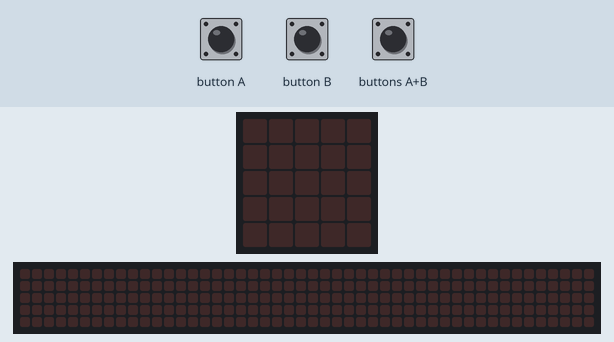
This program was run on a simulated BBC micro:bit (MakeCode). On the bench: the board's 5×5 LED display, a strip that is not on the board, showing the scrolling text unrolled. Inputs (shaded band) come from the test bench. The 48×5 strip is a reading aid, not a part: it shows the text the display is scrolling, unrolled, one strip-width of it at a time.

Above: at 1.2 s.
1.3 s: button A pressed for 0.15 s
At 1.9 s:
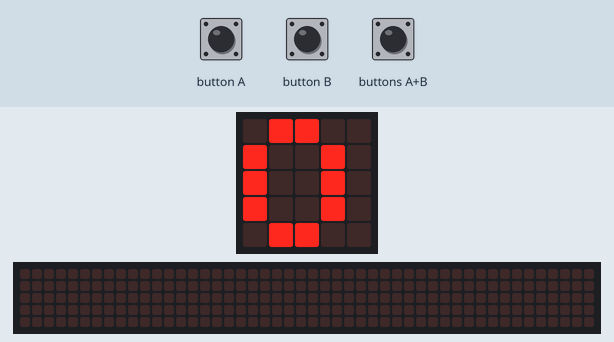
At 11.8 s:
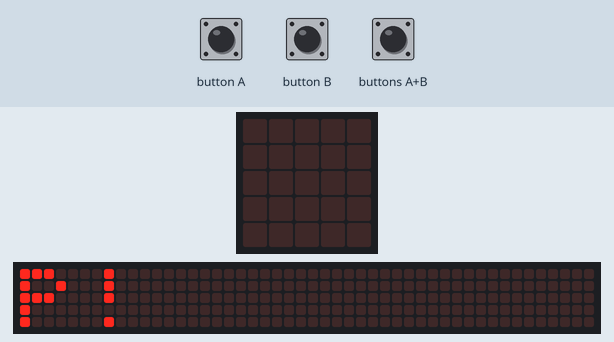
Timing chart, 0 to 13.3 s (numbered marks = the images above; inputs shaded):
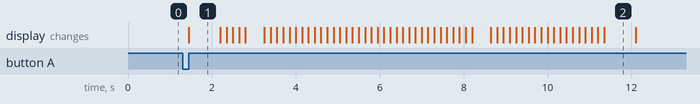

The program:

main.ts
```typescript
input.onButtonPressed(Button.A, function () {
    basic.showNumber(걸음수)
    if (걸음수 >= 5000) {
        basic.showLeds(`
            . . . . .
            . # . # .
            . . . . .
            # . . . #
            . # # # .
            `)
        basic.showString(" WOW!")
    } else {
        basic.showString(" CHEER UP!")
    }
})
input.onGesture(Gesture.Shake, function () {
    걸음수 += 1
    if (걸음수 == 5000) {
        music.startMelody(music.builtInMelody(Melodies.Dadadadum), MelodyOptions.Once)
    }
})
input.onButtonPressed(Button.AB, function () {
    basic.showNumber(0.7 * 걸음수)
    basic.showString("m")
})
input.onButtonPressed(Button.B, function () {
    걸음수 = 0
    basic.showString("NEW!")
})
let 걸음수 = 0
걸음수 = 0
```

test.ts
```typescript
// 테스트는 여기로 이동합니다; 이 패키지가 확장으로 사용될 때 컴파일되지 않을 것 입니다.
```

Measured:
- after the input at 1.3 s, the display: changes after 0.15 s (image 1)
- what the display in image 1 shows lasts 0.7 s, from 1.5 s to 2.2 s
